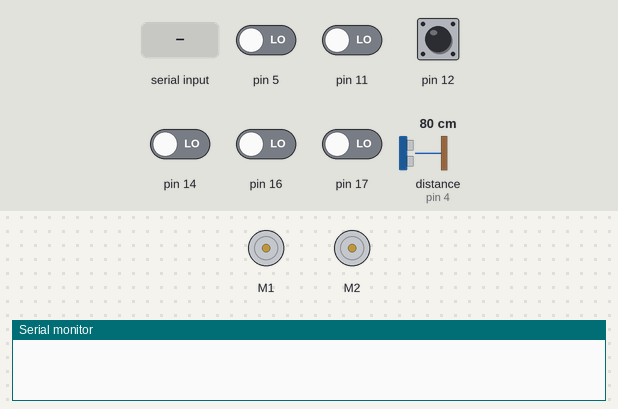
The sketch below on a simulated Arduino Uno, built with avr-gcc and run on an emulated ATmega328P. On the bench: 2 × DC motor (green arrow = forward, orange = backward, longer = faster), the last lines printed to the serial monitor. Inputs (shaded band) come from the test bench; at power-on: pin 12 HIGH, pin 5, pin 11, pin 14, pin 16, pin 17 LOW, distance to the obstacle (sensor on pin 4) 80 cm. The echo pulse lasts 58.3 µs per cm.

Above: at 0.9 s.
1.0 s: "c" received over Serial
3.6 s: pin 12 pulled LOW for 0.15 s
At 4.7 s:
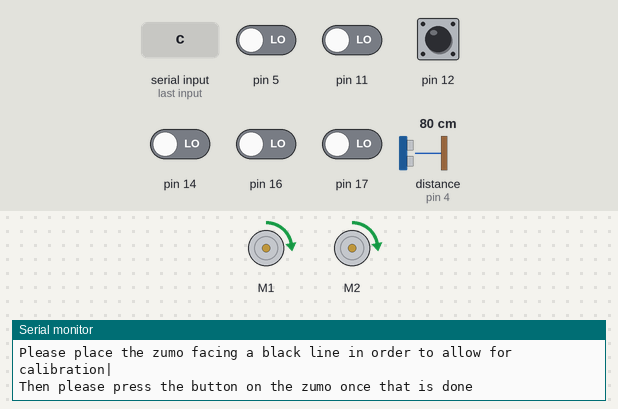
9.7 s: pin 12 pulled LOW for 3.2 s
14.4 s: byte 112 ('p') received over Serial
At 14.9 s:
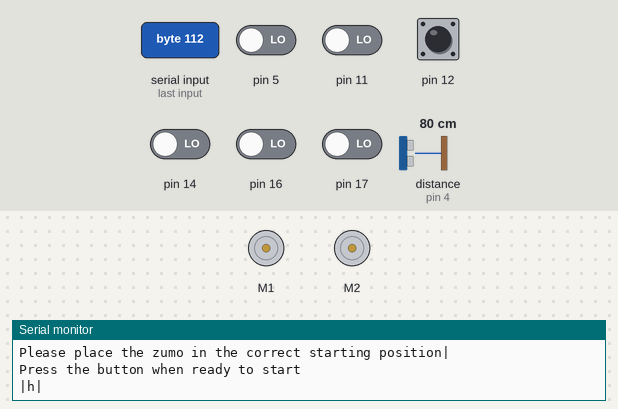
16.0 s: "d" received over Serial
17.5 s: "v" received over Serial
At 17.6 s:
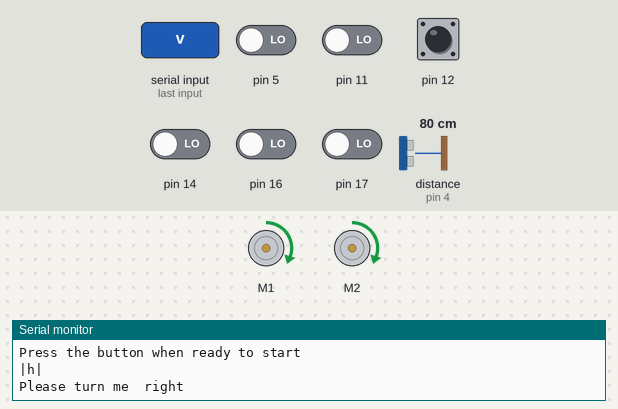
Timing chart, 0 to 20.2 s (numbered marks = the images above; inputs shaded):
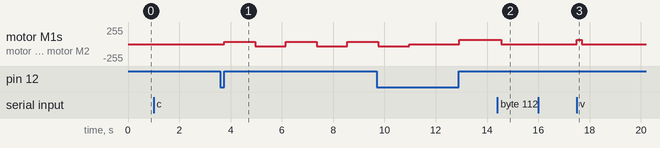

Measured:
- after the input at 3.6 s, motor M1, motor M2: alternates forward 31/255 for 1.2 s and backward 31/255 for 1.2 s, starting after 0.15 s
- after the input at 14.4 s, motor M1, motor M2: forward 63/255 → stopped after 0.16 s
- after the input at 17.5 s, motor M1, motor M2: stopped → forward 63/255 at once, → stopped 0.20 s later

The sketch:

ZumoController.ino
```cpp
/*! \file */
#include <ZumoMotors.h>
#include <ZumoReflectanceSensorArray.h>
#include <Pushbutton.h>
#include <QTRSensors.h>

#define trigPin 2
#define echoPin 4
#define ledPin 13

Pushbutton button(ZUMO_BUTTON);
ZumoMotors motors;
ZumoReflectanceSensorArray reflectanceSensors;

//!This defines the sensor array
int sensorArr[6];

//!This is the speed the robot should run at
int speed = 100;

//!this is the colour threshold for the sensors
int threshold = 300;

 //! This should be false until you want to override it to control the system manually
boolean overrideAutoRun = false;

//!this should be true until the program needs to auto solve the map
boolean runningMaze = true;

//!this is used to turn the corners
boolean pause = false;

//!This is used to indicate if the system should return
boolean returning = false;

//!This array is used as a list in order to work out the turns the arduino is taking
char path[100];

//!This is used to keep track of the actual length of the array above
int pathLength =0;

//!This is used to keep track of the rooms, a is left with item, d is right with item, c is left with no item, v is right with no item
int roomList[100];

//!This is used to keep track of the actual length of the array above
int roomNo = 0;

//!This is going to be storing dupes and extra info above to construct an idea of the actual corridor in order to allow for optomization. chars used are
//!r = right, l = left, w = wall, b = 180 degree turn (end of corridor), z = end of corridor, k = room on left, l= room on right
char returnList[200];

//!This indicates what indicies of the returnList array we're on
int returnLoc = 0;

//! this is used to pass stuff from the override controller to the room checker
bool isRoomPopped = false;

void setup()
{
  Serial.begin(9600);
  connectToProgram();
  //define the pins and then calibrate the program
  calibrate();
}

void loop()
{
   char val = Serial.read();
   checkChar(val);
   if (returning){// if we're returning

   }

   if (overrideAutoRun){//if we've overidden the default system to control the robot manually
      ControllerOverride();
   }

   if (runningMaze){//if we want it to run the maze normally
    runMaze();
   }

   if (pause){// if we're pausing to get it to check a corridor or a door
     runPause(val);
   }

    delay(150);
}

//!!This controls the override of the system
void ControllerOverride(){
  bool FinishedOverride = false;
  bool doneVBefore = false;
  while (!FinishedOverride){
     char val = Serial.read();
     switch (val){
      case 'd': d();
        break;
      case 's': s();
        break;
      case 'a':a();
        break;
      case 'w':w();
       break;
      case 'z':stop();
        break;
      case 'c': //this is the corridor case
       FinishedOverride = true;
       checkChar('n');
      break;
      case 'v'://This is the room case
      if (!doneVBefore){
        isRoomPopped = checkItem();
        doneVBefore = true;
        Serial.println("Please move the zumo back into the corridor, it has checked the room");
      }else {
        FinishedOverride = true;
        break;
      }
      break;
      default:
        break;
    }
  }
}


//TODO, found a way to do this, basically what i'm going to need to do is upon every wall or pause start a new corridor
//I get 48 of them by doing (int) to a char which is less than 48. Therefore i can eep a track of all of them and just search
//them for populated rooms. This will let me know where they start and end. Due to the number i can also keep track of
//the ones coming off them, i.e. if it includes a back i can know that it's an end corridor, while if i dont i know it's a connector
//Need to change data collection for this assumption
//This will also allow me to do the go back thing without a scanning of each direction i turn, because ones with back go back to the original corridor
//and if that corridor has no other turns it can make it means that it's done, so we know it can go back to the start of the corridor

void returnToCorridor(){

}

void optomizeRoute(){
  /*char finalRoute[100];
  int finalRouteLoc;
  char subCorridor[50];
  int subCorridorLoc;
  bool inSubCorridor = false;
  int[10] poppedRoomsList;
  int poppedRoomsLoc;
  for(int i = 0; i <= returnLoc ; i++){
    if (returnList[i] == 'z'){//!everytime we start a new sub corridor we want to set side corridor to true
      inSubCorridor = !inSubCorridor;
    }
    if (inSubCorridor){//!while we still are in the sub corridor add it to the sub corridor list
      subCorridor[subCorridorLoc] = returnList[i];
      subCorridorLoc += 1;
    }
    if (!inSubCorridor && subCorridorLoc > 0){//!once we're out of the sub corridor
      bool rooms = false;
      for(int f = 0; f <= subCorridorLoc; f++){//!check to see if we have any rooms which had items in them
        if (subCorridor[f] == 1){
          rooms = true;
          poppedRoomsList[poppedRoomsLoc] = f;
          poppedRoomsLoc += 1;
        }
      }
      //!r = right, l = left, w = wall, b = 180 degree turn (end of corridor), z = end of corridor, k = room on left, l= room on right
      if (rooms){//! if we do have rooms with items in them
        char[50] tempRoute = SubCorridor;
        for (int f = 0;f <=subCorridorLoc; f++){
          if (subCorridor){

          }
        }
      }
      subCorridor = new SubCorridor[50];
      subCorridorLoc = 0;
    }
  }*/
}

//!This should be the code to handle which direction we're going too after a pause
void runPause ( char val){
  stop();
     if (val == 'd'){//corridor right
       path[pathLength] = 'd';
       pathLength += 1;
       Serial.println("Please turn me  right");
            checkChar('o');
     }else if (val == 'a'){//corridor left
       path[pathLength] = 'a';
       pathLength += 1;
       Serial.println("Please turn me left");
            checkChar('o');
     }else if (val =='b'){//roomLeft
      roomList[roomNo] = checkRoom('a');
      roomNo += 1;
      checkChar('n');
     }else if (val == 'm'){//roomRight
      roomList[roomNo] = checkRoom('d');
      roomNo += 1;
            checkChar('n');
     }else if (val == 'r'){
      Serial.println("|This functionality is not implemented, please return via override to the start of the corridor");
      returnToCorridor();
           ControllerOverride();
                 checkChar('n');
     }
}
//!This should check the room
char checkRoom(char leftRight){
  Serial.println("|Going to search  room No |");
  Serial.println(roomNo+1);
  if (leftRight == 'm'){
      Serial.println("| on the right after being moved into position|");
  }else {
    Serial.println("| on the left after being moved into position|");
  }
  ControllerOverride();
  if (isRoomPopped){
    Serial.println("The room is populated, that's bad!");
    if (leftRight == 'a'){
      return 'a';//left with item
    }else {
      return 'd';//right with item
    }
  }else {
   Serial.println("The room is not populated");
   if (leftRight == 'a'){
    return 'c';//left no item
   }else {
    return 'v';//right no item
   }
  }
  checkChar('n');
  return;
}

//!This runs until the serial array is connected to via the c# program
void connectToProgram(){
  while (true){
      char val = Serial.read();
      if (val == 'c'){
        Serial.println('d');
        delay(1000);
        return;
      }
  }
}

//!This should check the char input and then modify the booleans to control the flow if appropriate
void checkChar(char val){
   if (val == 'p'){// if the value is p we want to start the pause
      stop();
      Serial.println("|h|");//pass a non human readable string to be transformed in the program
      pause = true;
      returning = false;
      runningMaze = false;
      overrideAutoRun = false;
   } else if (val == 'o'){//If the value is o we want to start the overide
      overrideAutoRun = true;
      returning = false;
      runningMaze = false;
      pause = false;
   }else if (val == 'n'){//if the value is n we want to return to doing the run
      runningMaze = true;
      returning = false;
      pause = false;
      overrideAutoRun = false;
   }else if (val == ';'){// if the value is ; we want to start returning
      runningMaze = false;
      returning = true;
      pause = false;
      overrideAutoRun = false;
   }
}

//!This will calibrate the sensors by asking the user to place it facing the black line then putting it in the normal spot
void calibrate(){
  //inform the user that we want to start calibrating then wait for button
  delay(100);
    reflectanceSensors.init();
    //digitalWrite(ledPin, HIGH);
    Serial.println("Please place the zumo facing a black line in order to allow for calibration|");
    Serial.println("Then please press the button on the zumo once that is done");
    button.waitForButton();
    //Calibrate the sensors
    for (int i = 1; i < 7; i++){
      if (i % 2 == 0){
        motors.setLeftSpeed(-50);
        motors.setRightSpeed(-50);
      }else{
        motors.setLeftSpeed(50);
        motors.setRightSpeed(50);
      }
      unsigned long currentMillis = millis() + 1200;
      while (millis() < currentMillis ){

              reflectanceSensors.calibrate();
      }
      stop();
    }
    stop();
    digitalWrite(ledPin, LOW);
    Serial.println("Please place the zumo in the correct starting position|");
    Serial.println("Press the button when ready to start");
    button.waitForButton();
    runningMaze = true;
    //Stop and wait to be put into the ready position
}

//!This should be the default run if we're using the system
void runMaze(){
    for (byte i = 0; i < 6; i++)
      {
        reflectanceSensors.readCalibrated(sensorArr);
      }
      if ( sensorArr[2] > threshold && sensorArr[3] > threshold)//if we've encountered a wall
        {
          stop();
          Serial.println("w|");//as specified in the spec, we tell them the corridor no, which is pathlength +1 (as for human readability they wont care about the 0th indice)
          //!for human counting
          Serial.println(pathLength+1);
          checkChar('p');//This will pause the run
          delay(200);
          return;
        }
      else if (sensorArr[0] > threshold){//if we're running into a wall on the left
        adjustLeft();
      }else if (sensorArr[5] > threshold) {//if we're running into a wall on the right
        adjustRight();
      }
     w();
}
//!This should adjust the zumo left to stay within the walls
void adjustLeft(){
  motors.setLeftSpeed(speed*2);
}
//!This should adjust the zumo right to stay within the walls
void adjustRight(){
  motors.setRightSpeed(speed*2);
}
//!Moves the robot foward
void w (){
  motors.setLeftSpeed (speed);
  motors.setRightSpeed(speed);
}
//!Moves the robot left
void a(){
  motors.setLeftSpeed((speed)*-1);
  motors.setRightSpeed(speed);
}

//!moves the robot right
void d(){
  motors.setLeftSpeed(speed);
  motors.setRightSpeed((speed)*-1);
}
//!Moves the robot backwards
void s(){
  motors.setLeftSpeed(-speed);
  motors.setRightSpeed(-speed);
}

void stop(){
  motors.setLeftSpeed(0);
  motors.setRightSpeed(0);
}

//!This should be a 90 degree turn (or as close as possible) for simplicities sake towards the right
void turnRight(){
  motors.setLeftSpeed(-200);
  motors.setRightSpeed(200);
  delay(400);
  stop();
}
//!This should be a 90 degree turn (or as close as possible) for simplicities sake towards the left
void turnLeft(){
  motors.setLeftSpeed(200);
  motors.setRightSpeed(-200);
  delay(400);
  stop();
}
//! returns true if there's an item within 10cm's
bool checkItem(){
  //Serial.println("Checking the room");
  w();
  delay (200);
  stop();
  long duration, distance;
    pinMode(trigPin, OUTPUT);
    digitalWrite(trigPin, LOW);
    delayMicroseconds(4);
    digitalWrite(trigPin, HIGH);
    delayMicroseconds(20);
    digitalWrite(trigPin, LOW);
      pinMode(echoPin, INPUT);
    duration = pulseIn(echoPin, HIGH);
//    Serial.print("Duration : " );
//    Serial.println(duration);
//    Serial.print("Distance : ");
  distance = (duration/2) / 29.1;
//  Serial.println(distance);
  if (distance<10&& distance != 0){//if distance is within 10 cms and is not 0, as duration not picking up anything for a decent period will be 0 due to timeout
    return true;
  }
  return false;
}
```
